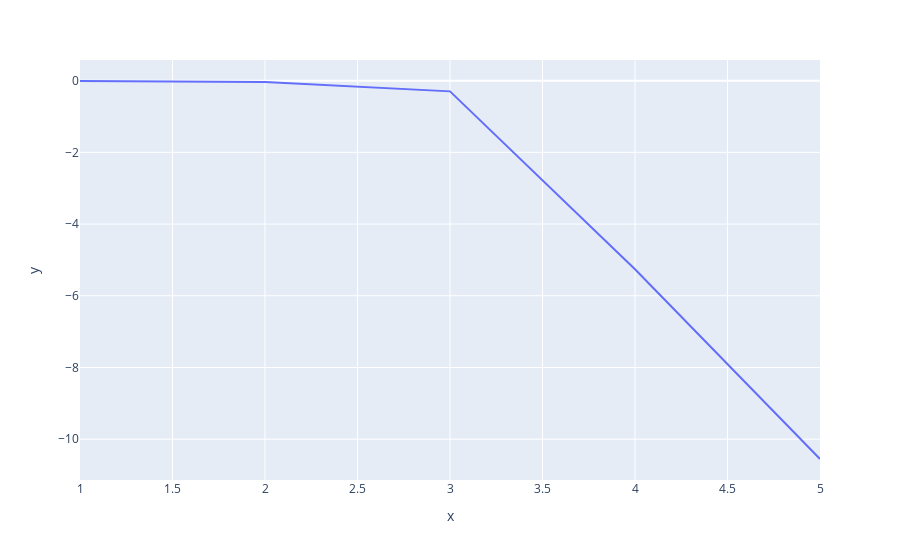

Write notebook code for a chart like this one.
### Code cell
# We'll try different degrees of polynomial regression to see which one performs the best. Anything more than 5 causes significant time to compute so we'll go as high as 5. 
r2_polynomial = []
for i in range(1,6):
    r2_polynomial.append(apply_polynomial_regression(i))

px.line(x=list(range(1,6)), y=r2_polynomial)

### Figure 1 — Plotly figure (JSON) as saved in the notebook; plotly's stock layout.template omitted (floating-point values rounded to 4 significant figures)
{"data": [{"hovertemplate": "x=%{x}<br>y=%{y}<extra></extra>", "legendgroup": "", "line": {"color": "#636efa", "dash": "solid"}, "marker": {"symbol": "circle"}, "mode": "lines", "name": "", "orientation": "v", "showlegend": false, "type": "scatter", "x": [1, 2, 3, 4, 5], "xaxis": "x", "y": [-0.01014, -0.04111, -0.2992, -5.262, -10.55], "yaxis": "y"}], "layout": {"legend": {"tracegroupgap": 0}, "margin": {"t": 60}, "xaxis": {"anchor": "y", "domain": [0, 1], "title": {"text": "x"}}, "yaxis": {"anchor": "x", "domain": [0, 1], "title": {"text": "y"}}}}
